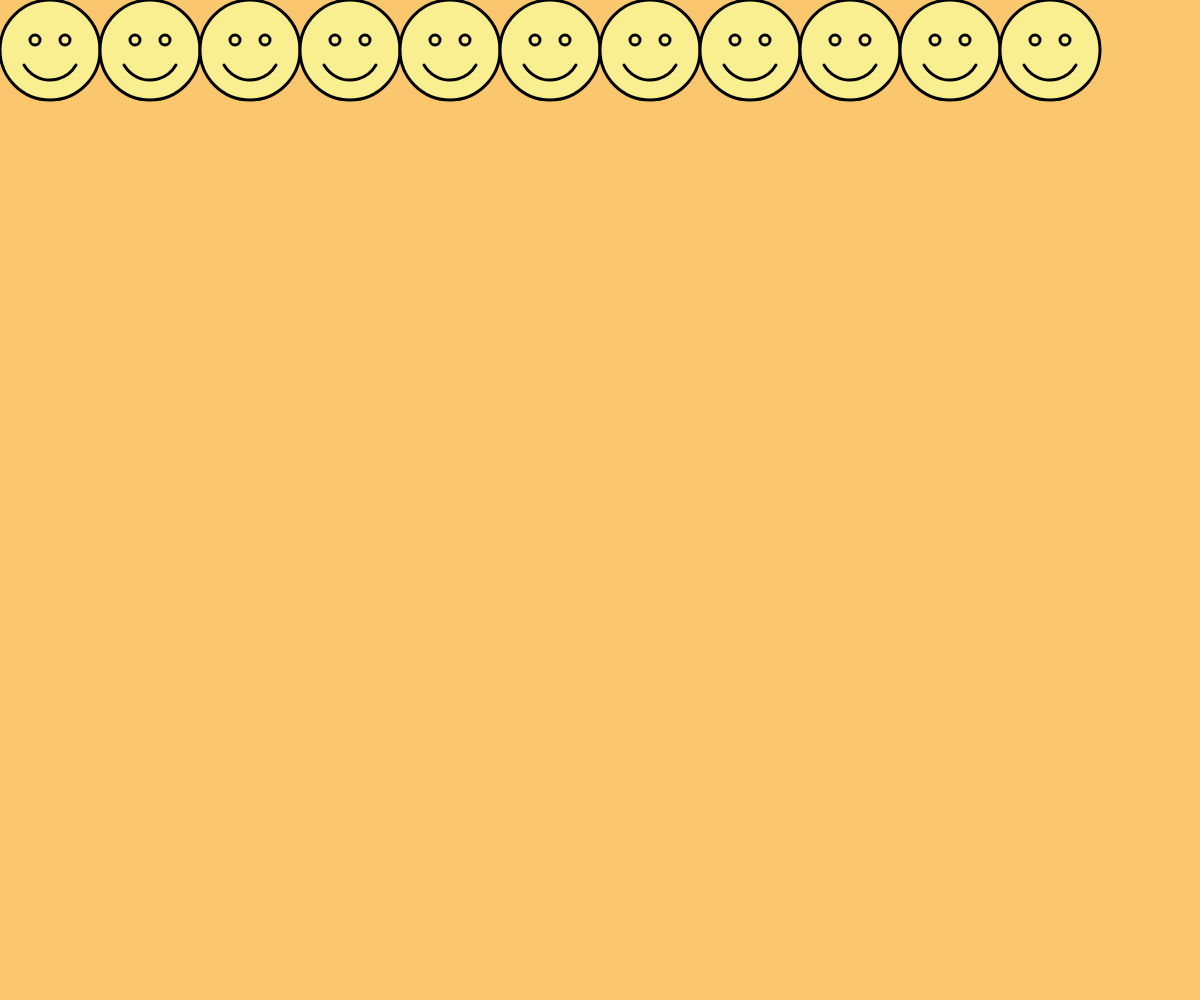
Frame 1 (no input)
Frame 60 (no input): identical to frame 1, image omitted
Frame 120 (the mouse pressed at the canvas centre since frame 60): identical to frame 1, image omitted

The p5.js sketch that drew this single still picture (run headless with seeded random() and noise() and a simulated clock; from frame 60 on, the mouse is pressed at the canvas centre):

// p5.js sketch
// ── sketch.js


function setup() {
  createCanvas(windowWidth, windowHeight);


  // iteration operators:
  // i++ : adds 1 to i
  // i+=10 : adds 10 to 1
  // i-- : subtracts 1 from i
  // i-=5 : subtracts 5 from i

  for(let i = 0; i<10; i++){
    console.log(i);
  }
  
}

function draw() {
  background("rgba(250, 199, 110, 1)");

  for(let x = 50;x<width-50;x+=100){
  push();
  translate(x,50);
  // everything within this push/pop block
  // will be centered, with 0,0 as the center
  // point

  strokeWeight(3);
  fill("rgba(250, 239, 144, 1)");
  circle(0,0,100);
  circle(-15,-10,10);
  circle(15,-10,10);
  arc(0,0,60,60,radians(30),radians(150));
  pop();
  }

    // circle(x,50,100);
  }

 
